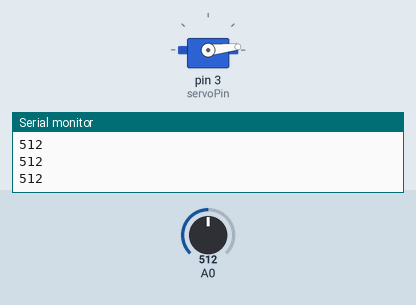
This sketch was run on a simulated Arduino Uno, built with avr-gcc and run on an emulated ATmega328P. On the bench: servo, the last lines printed to the serial monitor. The test bench sets the inputs (shaded band); at power-on: A0 = 512.

Above: at 1.2 s.
1.3 s: A0 set to 716
At 2.2 s:
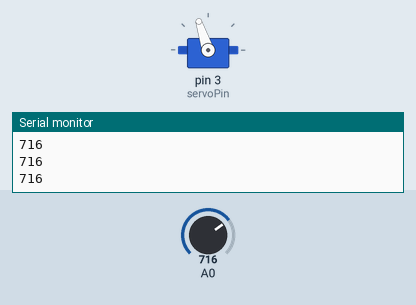
2.8 s: A0 set to 900
At 3.5 s:
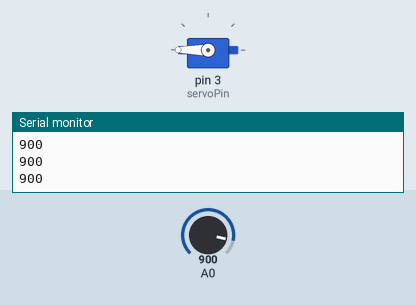
Timing chart, 0 to 5.8 s (numbered marks = the images above; inputs shaded):
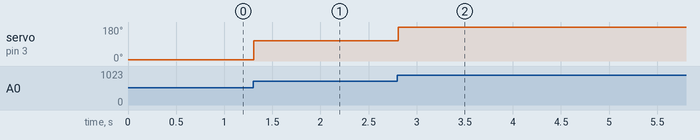

Measured:
- after the input at 1.3 s, servo on pin 3 (servoPin): 6° → 108° at once
- after the input at 2.8 s, servo on pin 3 (servoPin): 108° → 180° at once

The sketch:

Movement.ino
```cpp
#include <Servo.h>
Servo servoMotor;
int servoPin = 3;

void setup() {
  Serial.begin(9600);
  servoMotor.attach(servoPin);
}

void loop() {
  int analogValue = analogRead(A0);
  Serial.println(analogValue);
  int servoAngle = map(analogValue, 500, 750, 0, 125);
  servoMotor.write(servoAngle);
}
```
